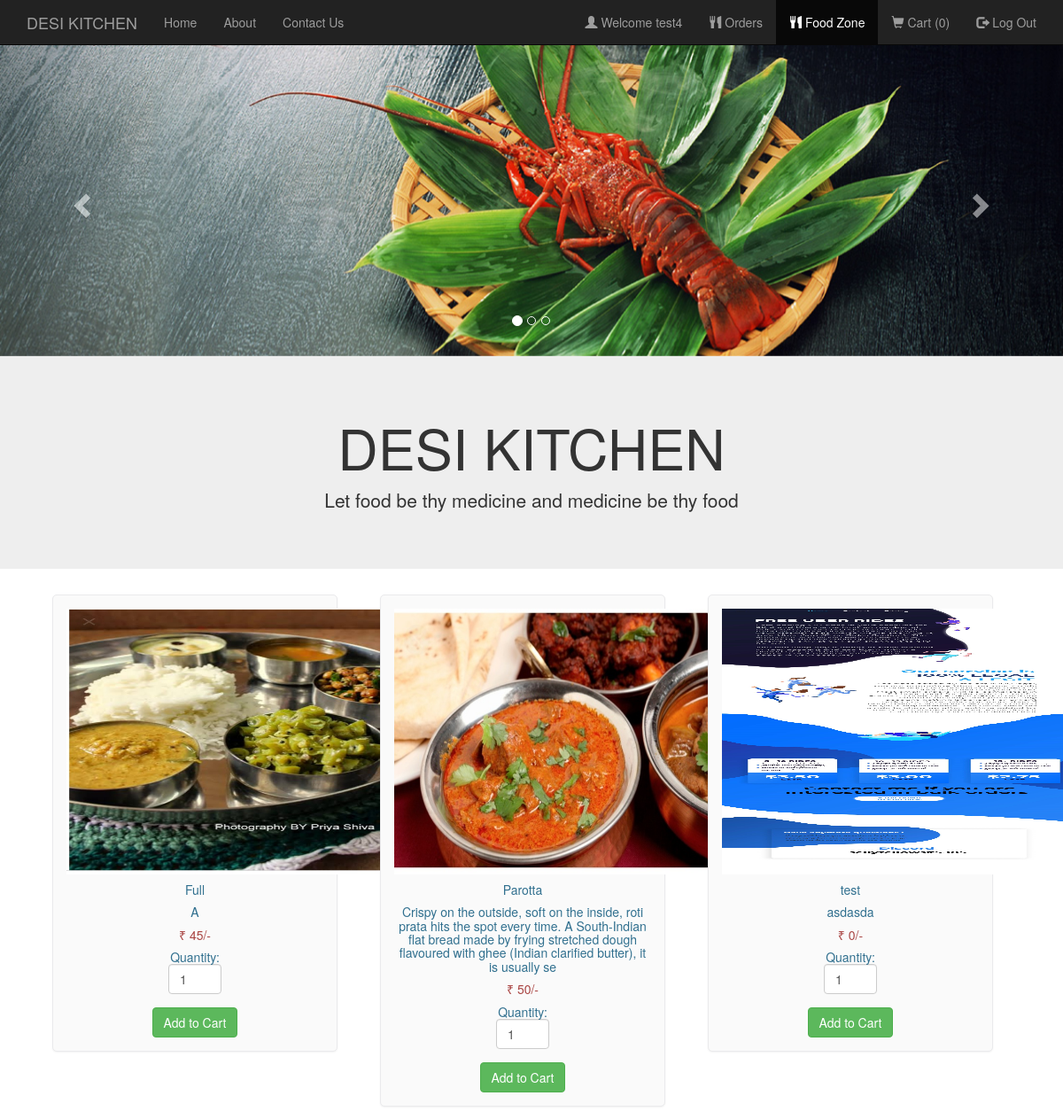
Page /foodlist.php (signed in) on the committed database.
### tables this page shows
CREATE TABLE IF NOT EXISTS `food` (
`F_ID` int(30) NOT NULL,
  `name` varchar(30) NOT NULL,
  `price` int(30) NOT NULL,
  `description` varchar(200) NOT NULL,
  `R_ID` int(30) NOT NULL,
  `images_path` varchar(200) NOT NULL
);

### foodlist.php (the view, shortened to what this page needs)
<html>
  <head>
  </head>
  <link rel="stylesheet" type = "text/css" href ="css/foodlist.css">
  <link rel="stylesheet" type = "text/css" href ="css/bootstrap.min.css">
  <body>
    <nav class="navbar navbar-inverse navbar-fixed-top navigation-clean-search" role="navigation">
      <div class="container">
        <div class="navbar-header">
          <a class="navbar-brand" href="index.php">DESI KITCHEN</a>
        </div>
        <div class="collapse navbar-collapse " id="myNavbar">
          <ul class="nav navbar-nav">
            <li><a href="index.php">Home</a></li>
            <li><a href="aboutus.php">About</a></li>
            <li><a href="contactus.php">Contact Us</a></li>
          </ul>
<?php
if(isset($_SESSION['login_user1'])){
?>
          <ul class="nav navbar-nav navbar-right">
            <li><a href="#"><span class="glyphicon glyphicon-user"></span> Welcome <?php echo $_SESSION['login_user1']; ?> </a></li>
            <li><a href="myrestaurant.php">MANAGER CONTROL PANEL</a></li>
            <li><a href="logout_m.php"><span class="glyphicon glyphicon-log-out"></span> Log Out </a></li>
          </ul>
<?php
}
else if (isset($_SESSION['login_user2'])) {
  ?>
           <ul class="nav navbar-nav navbar-right">
            <li><a href="#"><span class="glyphicon glyphicon-user"></span> Welcome <?php echo $_SESSION['login_user2']; ?> </a></li>
			<li><a href="order_details.php"><span class="glyphicon glyphicon-cutlery"></span> Orders </a></li>
            <li class="active" ><a href="foodlist.php"><span class="glyphicon glyphicon-cutlery"></span> Food Zone </a></li>
            <li><a href="cart.php"><span class="glyphicon glyphicon-shopping-cart"></span> Cart  (<?php
              if(isset($_SESSION["cart"])){
              $count = count($_SESSION["cart"]);
              echo "$count";
            }
              else
                echo "0";
              ?>) </a></li>
            <li><a href="logout_u.php"><span class="glyphicon glyphicon-log-out"></span> Log Out </a></li>
          </ul>
<?php
}
?>
        </div>
      </div>
    </nav>
    <div id="myCarousel" class="carousel slide" data-ride="carousel">
    <ol class="carousel-indicators">
      <li data-target="#myCarousel" data-slide-to="0" class="active"></li>
      <li data-target="#myCarousel" data-slide-to="1"></li>
      <li data-target="#myCarousel" data-slide-to="2"></li>
    </ol>
    <div class="carousel-inner">
      <div class="item active">
      <img src="images/slide001.jpg" style="width:100%;">
      <div class="carousel-caption">
      </div>
      </div>
    </div>
    <a class="left carousel-control" href="#myCarousel" data-slide="prev">
      <span class="glyphicon glyphicon-chevron-left"></span>
    </a>
    <a class="right carousel-control" href="#myCarousel" data-slide="next">
      <span class="glyphicon glyphicon-chevron-right"></span>
    </a>
    </div>
<div class="jumbotron">
  <div class="container text-center">
    <h1>DESI KITCHEN</h1>
    <p>Let food be thy medicine and medicine be thy food</p>
  </div>
</div>
<div class="container" style="width:95%;">
<?php
$conn = Connect();
$sql = "SELECT * FROM FOOD ORDER BY F_ID";
$result = mysqli_query($conn, $sql);
if (mysqli_num_rows($result) > 0)
{
  while($row = mysqli_fetch_assoc($result)){
?>
<div class="col-md-4">
<form method="post" action="cart.php?action=add&id=<?php echo $row["F_ID"]; ?>">
<div class="mypanel" align="center";>
<img src="<?php echo $row["images_path"]; ?>" alt="Example" width="400" height="300">
<h5 class="text-info"><?php echo $row["name"]; ?></h5>
<h5 class="text-info"><?php echo $row["description"]; ?></h5>
<h5 class="text-danger">&#8377; <?php echo $row["price"]; ?>/-</h5>
<h5 class="text-info">Quantity: <input type="number" min="1" max="25" name="quantity" class="form-control" value="1" style="width: 60px;"> </h5>
<input type="submit" name="add" style="margin-top:5px;" class="btn btn-success" value="Add to Cart">
</div>
</form>
</div>
<?php
}
}
?>
</div>
</body>
</html>

### css/foodlist.css (style rules this page uses)
body,html { height: 100%; }
body { padding-top: 50px; background-image: url('bgimg1.jpg'); background-repeat: repeat; background-size: cover; background-position: center; }
.mypanel { border: 1px solid #eaeaec; margin: -1px 19px 3px -1px; box-shadow: 0 1px 2px rgba(0,0,0,0.05); background-color: #FAFAFA; padding:15px; border-radius: 5px; }
input { border: 5px solid white; }

### rows in the picture
food: images_path (picture), name "Full", description "A", price "45"
food: images_path (picture), name "Parotta", description "Crispy on the outside, soft on the inside, roti prata hits the spot every time. A South-Indian flat bread made by frying stretched dough flavoured with ghee (Indian clarified butter), it is usually se", price "50"
food: images_path (picture), name "test", description "asdasda", price "0"

### other values in the picture
$_SESSION['login_user2'] "test4"
